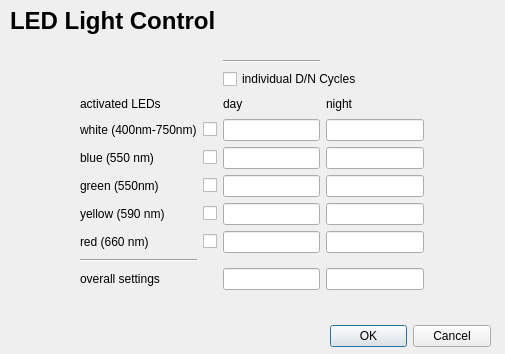
<?xml version="1.0" encoding="UTF-8"?>
<ui version="4.0">
 <class>Dialog</class>
 <widget class="QDialog" name="Dialog">
  <property name="geometry">
   <rect>
    <x>0</x>
    <y>0</y>
    <width>505</width>
    <height>354</height>
   </rect>
  </property>
  <property name="windowTitle">
   <string>Dialog</string>
  </property>
  <widget class="QDialogButtonBox" name="buttonBox">
   <property name="geometry">
    <rect>
     <x>330</x>
     <y>320</y>
     <width>161</width>
     <height>32</height>
    </rect>
   </property>
   <property name="orientation">
    <enum>Qt::Orientation::Horizontal</enum>
   </property>
   <property name="standardButtons">
    <set>QDialogButtonBox::StandardButton::Cancel|QDialogButtonBox::StandardButton::Ok</set>
   </property>
  </widget>
  <widget class="QWidget" name="gridLayoutWidget">
   <property name="geometry">
    <rect>
     <x>80</x>
     <y>60</y>
     <width>344</width>
     <height>230</height>
    </rect>
   </property>
   <layout class="QGridLayout" name="gridLayout">
    <item row="4" column="3">
     <widget class="QLineEdit" name="lineEdit_7"/>
    </item>
    <item row="5" column="0">
     <widget class="QLabel" name="label_3">
      <property name="text">
       <string>green (550nm)</string>
      </property>
     </widget>
    </item>
    <item row="9" column="2">
     <widget class="QLineEdit" name="lineEdit_11"/>
    </item>
    <item row="6" column="3">
     <widget class="QLineEdit" name="lineEdit_9"/>
    </item>
    <item row="0" column="2">
     <widget class="Line" name="line_2">
      <property name="orientation">
       <enum>Qt::Orientation::Horizontal</enum>
      </property>
     </widget>
    </item>
    <item row="4" column="0">
     <widget class="QLabel" name="label">
      <property name="text">
       <string>blue (550 nm)</string>
      </property>
     </widget>
    </item>
    <item row="2" column="2">
     <widget class="QLabel" name="label_7">
      <property name="text">
       <string>day</string>
      </property>
     </widget>
    </item>
    <item row="1" column="2" colspan="2">
     <widget class="QCheckBox" name="checkBox">
      <property name="text">
       <string>individual D/N Cycles</string>
      </property>
     </widget>
    </item>
    <item row="3" column="3">
     <widget class="QLineEdit" name="lineEdit_6"/>
    </item>
    <item row="9" column="3">
     <widget class="QLineEdit" name="lineEdit_12"/>
    </item>
    <item row="4" column="2">
     <widget class="QLineEdit" name="lineEdit_2"/>
    </item>
    <item row="2" column="3">
     <widget class="QLabel" name="label_8">
      <property name="text">
       <string>night</string>
      </property>
     </widget>
    </item>
    <item row="7" column="3">
     <widget class="QLineEdit" name="lineEdit_10"/>
    </item>
    <item row="7" column="2">
     <widget class="QLineEdit" name="lineEdit_5"/>
    </item>
    <item row="9" column="0">
     <widget class="QLabel" name="label_6">
      <property name="text">
       <string>overall settings</string>
      </property>
     </widget>
    </item>
    <item row="5" column="2">
     <widget class="QLineEdit" name="lineEdit_3"/>
    </item>
    <item row="5" column="3">
     <widget class="QLineEdit" name="lineEdit_8"/>
    </item>
    <item row="6" column="2">
     <widget class="QLineEdit" name="lineEdit_4"/>
    </item>
    <item row="3" column="0">
     <widget class="QLabel" name="label_2">
      <property name="text">
       <string>white (400nm-750nm)</string>
      </property>
     </widget>
    </item>
    <item row="6" column="0">
     <widget class="QLabel" name="label_4">
      <property name="text">
       <string>yellow (590 nm)</string>
      </property>
     </widget>
    </item>
    <item row="7" column="0">
     <widget class="QLabel" name="label_5">
      <property name="text">
       <string>red (660 nm)</string>
      </property>
     </widget>
    </item>
    <item row="3" column="2">
     <widget class="QLineEdit" name="lineEdit"/>
    </item>
    <item row="8" column="0">
     <widget class="Line" name="line">
      <property name="orientation">
       <enum>Qt::Orientation::Horizontal</enum>
      </property>
     </widget>
    </item>
    <item row="3" column="1">
     <widget class="QCheckBox" name="checkBox_2">
      <property name="text">
       <string/>
      </property>
     </widget>
    </item>
    <item row="4" column="1">
     <widget class="QCheckBox" name="checkBox_3">
      <property name="text">
       <string/>
      </property>
     </widget>
    </item>
    <item row="5" column="1">
     <widget class="QCheckBox" name="checkBox_4">
      <property name="text">
       <string/>
      </property>
     </widget>
    </item>
    <item row="6" column="1">
     <widget class="QCheckBox" name="checkBox_5">
      <property name="text">
       <string/>
      </property>
     </widget>
    </item>
    <item row="7" column="1">
     <widget class="QCheckBox" name="checkBox_6">
      <property name="text">
       <string/>
      </property>
     </widget>
    </item>
    <item row="2" column="0" colspan="2">
     <widget class="QLabel" name="label_9">
      <property name="text">
       <string>activated LEDs</string>
      </property>
     </widget>
    </item>
   </layout>
  </widget>
  <widget class="QLabel" name="label_10">
   <property name="geometry">
    <rect>
     <x>10</x>
     <y>0</y>
     <width>211</width>
     <height>41</height>
    </rect>
   </property>
   <property name="font">
    <font>
     <pointsize>18</pointsize>
     <bold>true</bold>
    </font>
   </property>
   <property name="text">
    <string>LED Light Control</string>
   </property>
  </widget>
 </widget>
 <resources/>
 <connections>
  <connection>
   <sender>buttonBox</sender>
   <signal>accepted()</signal>
   <receiver>Dialog</receiver>
   <slot>accept()</slot>
   <hints>
    <hint type="sourcelabel">
     <x>248</x>
     <y>254</y>
    </hint>
    <hint type="destinationlabel">
     <x>157</x>
     <y>274</y>
    </hint>
   </hints>
  </connection>
  <connection>
   <sender>buttonBox</sender>
   <signal>rejected()</signal>
   <receiver>Dialog</receiver>
   <slot>reject()</slot>
   <hints>
    <hint type="sourcelabel">
     <x>316</x>
     <y>260</y>
    </hint>
    <hint type="destinationlabel">
     <x>286</x>
     <y>274</y>
    </hint>
   </hints>
  </connection>
 </connections>
</ui>
